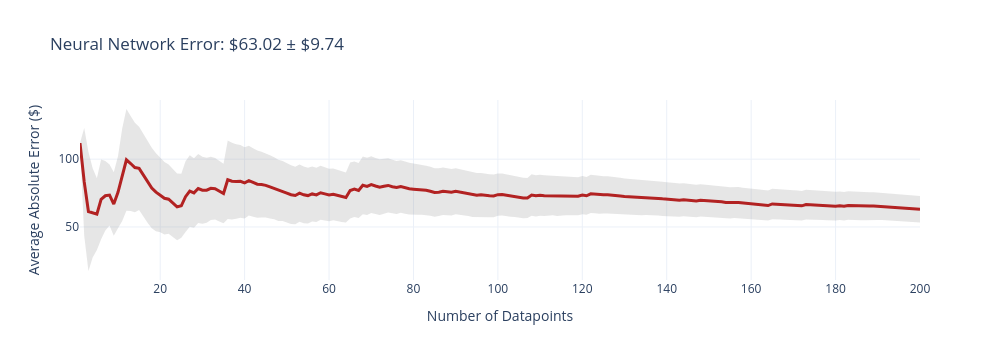
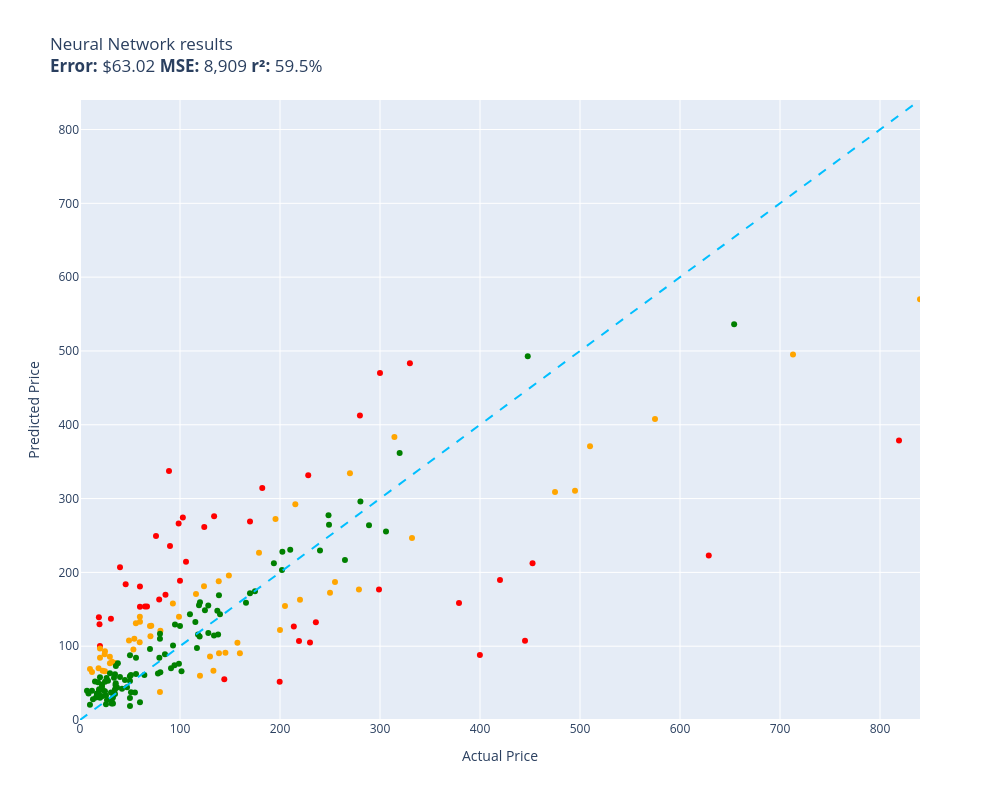

The notebook cell these images were saved under, in order:
### Code cell
evaluate(neural_network, test)

### Figure 1 — Plotly figure (JSON) as saved in the notebook; plotly's stock layout.template omitted (floating-point values rounded to 4 significant figures; data arrays with more than 128 entries replaced by an {"elided": "..."} marker saying what was removed)
{"data": [{"fill": "toself", "fillcolor": "rgba(128,128,128,0.2)", "hoverinfo": "skip", "line": {"color": "rgba(255,255,255,0)"}, "name": "95% CI", "showlegend": false, "type": "scatter", "x": {"elided": "400 int values"}, "y": {"elided": "400 float values"}}, {"customdata": {"elided": "200x1 float values"}, "hovertemplate": "n=%{x}<br>Avg Error=$%{y:,.2f}<br>±95% CI=$%{customdata[0]:,.2f}<extra></extra>", "line": {"color": "firebrick", "width": 3}, "mode": "lines", "name": "Cumulative Avg Error", "type": "scatter", "x": {"elided": "200 int values"}, "y": {"elided": "200 float values"}}], "layout": {"height": 360, "showlegend": false, "title": {"text": "Neural Network Error: $63.02 ± $9.74"}, "width": 1000, "xaxis": {"title": {"text": "Number of Datapoints"}}, "yaxis": {"title": {"text": "Average Absolute Error ($)"}}}}

### Figure 2 — Plotly figure (JSON) as saved in the notebook; plotly's stock layout.template omitted (floating-point values rounded to 4 significant figures)
{"data": [{"customdata": [["Old Blood Noise Excess V2 Distortion Cho...\nGuess=$107.16 Actual=$219.00"], ["RBC12-UPC Replacement Battery Cartridge ...\nGuess=$105.15 Actual=$229.99"], ["SuppliesOutlet Compatible Toner Cartridg...\nGuess=$55.27 Actual=$144.29"], ["Pump Head TBVECHI 175PSI 4KW 5.5HP 21CFM...\nGuess=$483.37 Actual=$329.90"], ["Metabo HPT 36V MultiVolt™ Cordless Rotar...\nGuess=$158.57 Actual=$379.00"], ["Panasonic KX-TG6511B DECT 6.0 PLUS Expan...\nGuess=$163.29 Actual=$79.20"], ["DEWALT 20V MAX* XR Impact Driver with Bl...\nGuess=$212.31 Actual=$452.53"], ["Aolemi Oil Rubbed Bronze Single Function...\nGuess=$266.38 Actual=$98.65"], ["Deco Mount Pro Tripod Microphone Stand w...\nGuess=$180.99 Actual=$59.95"], ["Canon EOS Rebel T7 Digital SLR Camera wi...\nGuess=$378.58 Actual=$819.00"], ["Travelpro Platinum Elite Slim Business L...\nGuess=$126.72 Actual=$213.83"], ["JRready ST6313 DT Deutsch Connector Kit,...\nGuess=$51.78 Actual=$199.68"], ["Diversitech WG840585 Motor, (Ddb) 1/3Hp,...\nGuess=$276.19 Actual=$134.12"], ["MC: Pindicator (Dual Intensity Amber)\nGuess=$206.84 Actual=$40.00"], ["Sumerain S1339CM Double Handle Widesprea...\nGuess=$132.46 Actual=$235.86"], ["Poison Spyder 10-08-020 Rocker Knocker\nGuess=$222.97 Actual=$628.76"], ["DIMARZIO 204284 DP 163FBK Blues Bucker G...\nGuess=$235.72 Actual=$89.99"], ["Lighted Triangle Mirror Cabinet Bathroom...\nGuess=$107.37 Actual=$445.00"], ["BESTILL Wall Mounted Shower Faucet Set, ...\nGuess=$249.23 Actual=$76.00"], ["Trail Gear Twin Stick Kit for Top Shift ...\nGuess=$412.52 Actual=$279.92"], ["Engine Thermostat, Replace 19301-PAA-306...\nGuess=$139.32 Actual=$18.89"], ["Dell Optiplex 390 Desktop Computer i3 3....\nGuess=$261.36 Actual=$124.27"], ["LEGO Marvel Avengers War Machine Buster ...\nGuess=$153.51 Actual=$59.95"], ["ANZO USA 111207 GMC SIERRA 99-06 / YUKON...\nGuess=$314.30 Actual=$182.28"], ["KOHLER K-1185540-CP Assembly-Slider\nGuess=$184.08 Actual=$45.67"], ["Pioneer 2AM401-BN Two Handle Kitchen Fau...\nGuess=$331.43 Actual=$228.22"], ["4LT LUMINETTE Vanity Opal GLS BSN\nGuess=$188.80 Actual=$99.99"], ["Canon Sure Shot 90u 35mm Date Camera\nGuess=$87.95 Actual=$399.89"], ["Mikrotik RB3011UIAS-RM RouterBOARD 10xGi...\nGuess=$176.74 Actual=$299.00"], ["Wilkinson LOW GAUSS Vintage Tone Strat S...\nGuess=$137.29 Actual=$30.93"], ["Ibanez M510OVS Acoustic Mandolin in Vint...\nGuess=$269.04 Actual=$169.99"], ["Chalkboard Name Badges with Magnetic Bac...\nGuess=$100.24 Actual=$19.95"], ["GENUINE VOLVO THERMOSTAT (3.0, 3.2) S60 ...\nGuess=$274.35 Actual=$102.85"], ["CradlePoint Compact Broadband Router (CB...\nGuess=$337.32 Actual=$89.00"], ["ECCPP Power Steering Pump for 2009-2010 ...\nGuess=$169.63 Actual=$85.48"], ["UPR Mach 1 Chin Spoiler Fits 94-98 Musta...\nGuess=$153.72 Actual=$64.99"], ["Lorell Bell Chair Glide, 2.5\", Black\nGuess=$129.88 Actual=$19.50"], ["KUNFINE Android Radio CarPlay & Android ...\nGuess=$214.49 Actual=$106.00"], ["Pacific Drums PDCM1618TTRB 16 x 18 Inche...\nGuess=$189.67 Actual=$419.99"], ["HP Laserjet 2100 Laser Printer W/Test Pr...\nGuess=$470.21 Actual=$299.98"], ["KZ ZS10 Pro in Ear Monitor Headphone KZ ...\nGuess=$153.74 Actual=$66.99"]], "hovertemplate": "%{customdata[0]}<extra></extra>", "legendgroup": "red", "marker": {"color": "red", "size": 6, "symbol": "circle"}, "mode": "markers", "name": "red", "orientation": "v", "showlegend": true, "type": "scatter", "x": [219.0, 230.0, 144.3, 329.9, 379.0, 79.2, 452.5, 98.65, 59.95, 819.0, 213.8, 199.7, 134.1, 40.0, 235.9, 628.8, 89.99, 445.0, 76.0, 279.9, 18.89, 124.3, 59.95, 182.3, 45.67, 228.2, 99.99, 399.9, 299.0, 30.93, 170.0, 19.95, 102.8, 89.0, 85.48, 64.99, 19.5, 106.0, 420.0, 300.0, 66.99], "xaxis": "x", "y": [107.2, 105.1, 55.27, 483.4, 158.6, 163.3, 212.3, 266.4, 181.0, 378.6, 126.7, 51.78, 276.2, 206.8, 132.5, 223.0, 235.7, 107.4, 249.2, 412.5, 139.3, 261.4, 153.5, 314.3, 184.1, 331.4, 188.8, 87.95, 176.7, 137.3, 269.0, 100.2, 274.3, 337.3, 169.6, 153.7, 129.9, 214.5, 189.7, 470.2, 153.7], "yaxis": "y"}, {"customdata": [["telpo Headlight Assembly Fit For 15 Camr...\nGuess=$170.61 Actual=$115.99"], ["EXMAX NG-10X Fresnel Lens Focusing Adapt...\nGuess=$127.31 Actual=$69.98"], ["Stand for Raven Pro Document Scanner - P...\nGuess=$85.55 Actual=$29.85"], ["ACDelco GM Original Equipment FW339 Fron...\nGuess=$292.33 Actual=$215.33"], ["Bam France 2002XL Contoured Hightech Bla...\nGuess=$495.13 Actual=$713.00"], ["46mm Digital Pro High-Resolution Close-U...\nGuess=$84.23 Actual=$19.99"], ["Innovative Percussion CB-6 Chamois Bass ...\nGuess=$109.93 Actual=$54.32"], ["CORSAIR Dominator Platinum RGB 32GB (2x1...\nGuess=$181.16 Actual=$124.00"], ["Bam Trekking 3027SB Single Black Clarine...\nGuess=$246.56 Actual=$332.00"], ["Mini PC, Kinupute Desktop Computer E3-12...\nGuess=$310.56 Actual=$495.00"], ["Clementoni 39132.5 Jigsaw Puzzle 1,000 P...\nGuess=$37.80 Actual=$79.95"], ["10GBase-LR SFP+ Transceiver, Handar 10GB...\nGuess=$96.99 Actual=$19.99"], ["GanFindX Portable Car Hand Controls for ...\nGuess=$90.28 Actual=$159.90"], ["Evergreen HSHB2005 Cylinder Head Gasket ...\nGuess=$105.27 Actual=$59.69"], ["Task T24287 Roman Ogee Router Bit with 1...\nGuess=$131.03 Actual=$55.88"], ["Tidal Front + Rear Fender Flares 4PC Poc...\nGuess=$186.98 Actual=$254.99"], ["Dakota Alert MURS Alert Probe Sensor - M...\nGuess=$162.87 Actual=$219.99"], ["Wenger City Upgrade Laptop Backpack with...\nGuess=$91.23 Actual=$145.42"], ["3D Tree Hole Branches 075 Stair Risers D...\nGuess=$86.04 Actual=$129.99"], ["KOHLER 18865-CP Filtered Water Faucet, P...\nGuess=$309.02 Actual=$475.00"], ["Projector, CRAZVIEW Projector with WiFi ...\nGuess=$95.68 Actual=$53.40"], ["Neporal Full Spectrum Light Bulb, 6000K ...\nGuess=$69.98 Actual=$18.59"], ["Pidoko Kids Train Table, Grey with 90 Pc...\nGuess=$59.92 Actual=$119.97"], ["Satco S9596, 4 Count (Pack of 1), 4.18\nGuess=$64.94 Actual=$12.00"], ["Ceramic Talavera Mexican Tile 4x4\", 9 Pi...\nGuess=$76.98 Actual=$29.95"], ["Grey Pneumatic 1311SD Impact Socket Set\nGuess=$104.75 Actual=$157.43"], ["Aeromotive 13304 Regulator, X1 Adjustabl...\nGuess=$334.40 Actual=$269.95"], ["Walker Exhaust Ultra EPA 16478 Direct Fi...\nGuess=$407.83 Actual=$574.99"], ["Urth 62mm UV, Circular Polarizing (CPL),...\nGuess=$90.32 Actual=$139.00"], ["Royal Designs, Inc. Decorative Abundant ...\nGuess=$93.18 Actual=$24.95"], ["AC Compressor & A/C Kit For BMW 335i 335...\nGuess=$383.56 Actual=$314.41"], ["MXR Carbon Copy Deluxe Analog Delay Guit...\nGuess=$272.18 Actual=$195.50"], ["Berta (6 Pieces) 1-1/4 inch Overlay, 90 ...\nGuess=$88.98 Actual=$24.66"], ["Pyle Wireless Rear View Backup Camera - ...\nGuess=$113.38 Actual=$70.45"], ["Universal Power Group 12V 100Ah Sealed L...\nGuess=$122.02 Actual=$199.99"], ["Hp Pavilion P7-1257c Motherboard Aahd3-h...\nGuess=$139.80 Actual=$59.86"], ["Auertech Portable Washing Machine, 14lbs...\nGuess=$139.99 Actual=$98.99"], ["18 Inch White Undermount Kitchen Sink - ...\nGuess=$226.59 Actual=$179.00"], ["Amana Tool - SC587 Carbide Tipped 3-Wing...\nGuess=$127.85 Actual=$71.23"], ["SP Air Corporation SP-8102BU 1/4-Inch He...\nGuess=$154.38 Actual=$204.99"], ["Music Hall pa15.3 MM/MC Phono Preamplifi...\nGuess=$172.38 Actual=$250.00"], ["Diversitech UC2436-3 Ultralite Condenser...\nGuess=$120.83 Actual=$80.39"], ["CTLAMP XL-2100 Professional Quality XL-2...\nGuess=$79.01 Actual=$32.00"], ["Competition Clutch Disc and Pressure Pla...\nGuess=$370.78 Actual=$510.00"], ["VIPMOTOZ Sequential Turn Signal Premium ...\nGuess=$176.91 Actual=$278.94"], ["A-Premium Front Suspension Steering Knuc...\nGuess=$107.75 Actual=$48.99"], ["Dell XPS 13 9343-2727SLV 13.3\" Full HD S...\nGuess=$570.06 Actual=$839.99"], ["Replacement Remote Control fit for Sony ...\nGuess=$69.02 Actual=$9.99"], ["Disney Princess Sparkling Princess Sleep...\nGuess=$65.97 Actual=$24.95"], ["Star Wars Die-Cast Metal TITANIUM Series...\nGuess=$66.65 Actual=$22.70"], ["Vinyl Soft Top Roll-up Adjustable Truck ...\nGuess=$195.88 Actual=$148.88"], ["Blanco 230966 Valea Stainless Steel Sink...\nGuess=$157.79 Actual=$92.88"], ["Targus CityGear Durable Backpack, Black,...\nGuess=$66.64 Actual=$133.43"], ["Fender Hendrix Voodoo Child Coiled Instr...\nGuess=$133.01 Actual=$59.99"], ["Jada Toys Ryan's World Combo Panda Airli...\nGuess=$77.29 Actual=$34.94"], ["Garmin 010-12402-10 GT15M-TM Transom-Mou...\nGuess=$187.83 Actual=$138.74"]], "hovertemplate": "%{customdata[0]}<extra></extra>", "legendgroup": "orange", "marker": {"color": "orange", "size": 6, "symbol": "circle"}, "mode": "markers", "name": "orange", "orientation": "v", "showlegend": true, "type": "scatter", "x": [116.0, 69.98, 29.85, 215.3, 713.0, 19.99, 54.32, 124.0, 332.0, 495.0, 79.95, 19.99, 159.9, 59.69, 55.88, 255.0, 220.0, 145.4, 130.0, 475.0, 53.4, 18.59, 120.0, 12.0, 29.95, 157.4, 269.9, 575.0, 139.0, 24.95, 314.4, 195.5, 24.66, 70.45, 200.0, 59.86, 98.99, 179.0, 71.23, 205.0, 250.0, 80.39, 32.0, 510.0, 278.9, 48.99, 840.0, 9.99, 24.95, 22.7, 148.9, 92.88, 133.4, 59.99, 34.94, 138.7], "xaxis": "x", "y": [170.6, 127.3, 85.55, 292.3, 495.1, 84.23, 109.9, 181.2, 246.6, 310.6, 37.8, 96.99, 90.28, 105.3, 131.0, 187.0, 162.9, 91.23, 86.04, 309.0, 95.68, 69.98, 59.92, 64.94, 76.98, 104.8, 334.4, 407.8, 90.32, 93.18, 383.6, 272.2, 88.98, 113.4, 122.0, 139.8, 140.0, 226.6, 127.8, 154.4, 172.4, 120.8, 79.01, 370.8, 176.9, 107.7, 570.1, 69.02, 65.97, 66.65, 195.9, 157.8, 66.64, 133.0, 77.29, 187.8], "yaxis": "y"}, {"customdata": [["NewPower99 Battery Kit for Samsung Galax...\nGuess=$37.32 Actual=$54.95"], ["8544771 Dryer Heating Element, 279816 Th...\nGuess=$49.81 Actual=$35.74"], ["LOVE MEI Galaxy S10 Lite Case, Military ...\nGuess=$22.37 Actual=$32.98"], ["GJY Portable TV,10.6 inch Mini TV for AT...\nGuess=$84.50 Actual=$79.36"], ["LD Products Compatible Toner Cartridge R...\nGuess=$53.00 Actual=$49.98"], ["APS iBoard 6-inch Aluminum (Black Powder...\nGuess=$230.73 Actual=$210.23"], ["PEMP E65 E66 CDC Simulate Optical Fiber ...\nGuess=$155.57 Actual=$119.00"], ["Intermatic PX300 12V 300W Transformer wi...\nGuess=$114.49 Actual=$134.00"], ["HK SYSTEMS 13\" Heavy Duty Black \"Push\" O...\nGuess=$89.07 Actual=$84.95"], ["SKB iSeries 3i-13096-6KP Case for BlackM...\nGuess=$174.44 Actual=$174.99"], ["June Garden 12\" Sweet Dolly Charlotte - ...\nGuess=$57.82 Actual=$19.99"], ["KOMPUTERBAY 4GB 2X 2GB DDR2 1066MHz PC2-...\nGuess=$64.76 Actual=$80.34"], ["Scranton & Co 3 Drawer Mobile File Cabin...\nGuess=$132.62 Actual=$115.35"], ["Southwire 120V/15A Right Angle User Atta...\nGuess=$76.72 Actual=$37.87"], ["15\" Locking Shower Head Extension Arm in...\nGuess=$110.02 Actual=$79.95"], ["Mylites+ Standard Comic Book Mylar Sleev...\nGuess=$62.01 Actual=$34.99"], ["DALDED LED Light Kit for Lego Sonic Gree...\nGuess=$51.76 Actual=$24.99"], ["152MM Hole Saws M42 Bi-Metal High Speed ...\nGuess=$50.99 Actual=$17.99"], ["Baseball Backpacks Large 18 Inch Bookbag...\nGuess=$27.12 Actual=$31.77"], ["AUTOFREE LED Tail Lights Assembly Compat...\nGuess=$203.25 Actual=$201.99"], ["Adams Check Payment and Deposit Register...\nGuess=$47.53 Actual=$35.49"], ["Fjallraven, Kanken Laptop 15\" Backpack f...\nGuess=$113.17 Actual=$119.65"], ["Retevis RT68 Soft Earhook Walkie Talkie ...\nGuess=$39.58 Actual=$6.99"], ["Evan-Fischer Front Bumper Cover Compatib...\nGuess=$228.08 Actual=$202.38"], ["Laisomeke Waterproof Junction Box, Unive...\nGuess=$39.78 Actual=$11.99"], ["Webcem Solar Shed Light Outdoor Indoor, ...\nGuess=$62.87 Actual=$77.96"], ["Festool 492370 Platin 2 S1000 Grit 6-Inc...\nGuess=$70.22 Actual=$91.00"], ["Western Digital Enterprise RE4-GP 2TB SA...\nGuess=$143.20 Actual=$109.95"], ["VLAND LED Smoked Taillights Compatible F...\nGuess=$229.59 Actual=$239.99"], ["PM Auto Front Right Quick Complete Strut...\nGuess=$148.78 Actual=$124.94"], ["Tablet PC Cover Compatible with Lenovo T...\nGuess=$22.37 Actual=$31.61"], ["Miyaya@ Funny Animal Masks Collection fo...\nGuess=$34.58 Actual=$16.99"], ["Ultra Duster Canned Air Net 10 Oz 6-Pack\nGuess=$59.21 Actual=$49.90"], ["Beck/Arnley 0421945 Air Filter\nGuess=$73.15 Actual=$35.87"], ["IQShield Screen Protector Compatible wit...\nGuess=$20.59 Actual=$9.95"], ["Liberty Imports 12 Pack: US Military Toy...\nGuess=$36.01 Actual=$16.98"], ["Marvel Legends Series X-Men 6-Inch Archa...\nGuess=$76.24 Actual=$98.95"], ["Intrepid International Dressage Letters-...\nGuess=$27.11 Actual=$26.99"], ["Kingston Brass KS269SN Kingston Clawfoot...\nGuess=$255.47 Actual=$305.99"], ["EMART Photography C Stand with Boom Arm,...\nGuess=$159.68 Actual=$119.99"], ["KUNN Small Electrician Tool Pouch Utilit...\nGuess=$48.09 Actual=$21.99"], ["Trim Kit for 2-handle Shower & Tub Valve...\nGuess=$129.30 Actual=$94.99"], ["iPhone 12/12 Pro Nicaragua Guardabarranc...\nGuess=$30.16 Actual=$19.97"], ["Replacement Remote Control for PANASONIC...\nGuess=$41.35 Actual=$34.95"], ["KS K-STORM Replacement Silicone Mushroom...\nGuess=$36.04 Actual=$8.50"], ["LSSAGOON Backpack for Women Teen Kids Gi...\nGuess=$57.26 Actual=$33.99"], ["4pc Wheel Spacers Adapters 4\" (2inch Per...\nGuess=$97.52 Actual=$116.95"], ["GE RPWF SmartWater Comparable Refrigerat...\nGuess=$44.06 Actual=$36.99"], ["MGP Caliper Covers 39011SACURD Red Powde...\nGuess=$264.46 Actual=$249.00"], ["LSI Broadcom SAS 9300-8i 8-port 12Gb/s S...\nGuess=$115.77 Actual=$118.00"], ["NewFantasia Replacement Audio Cable with...\nGuess=$37.40 Actual=$31.00"], ["MONOCARBON Forged Carbon Fiber Case for ...\nGuess=$23.92 Actual=$59.99"], ["DuraGo 29515020 Front Hub Assembly\nGuess=$117.74 Actual=$128.34"], ["Linkloos Solar Street Lights Outdoor Wat...\nGuess=$84.39 Actual=$55.99"], ["USB Charger, CIVIE High Speed 60W Multip...\nGuess=$30.47 Actual=$15.99"], ["Cardone 84-58642 New HEI Electronic Dist...\nGuess=$158.84 Actual=$165.99"], ["Kastar Battery Pack Replacement for Sony...\nGuess=$32.86 Actual=$19.99"], ["New Replacement seat cover fits Yamaha M...\nGuess=$169.14 Actual=$138.95"], ["Evan Fischer Radiator Cooling Fan Assemb...\nGuess=$148.15 Actual=$137.34"], ["AZX Stylus Pencil for Apple iPad Pro 202...\nGuess=$63.20 Actual=$29.99"], ["Raspberry Pi 3 Model B+ Aluminum Case Me...\nGuess=$52.26 Actual=$14.99"], ["Skullcandy Hesh Evo Bluetooth Headphones...\nGuess=$96.20 Actual=$69.99"], ["ROHL WSGUM3018WH Wire Sink Grids, White\nGuess=$154.99 Actual=$128.28"], ["ASUS VY279HE-W 27” 1080P Monitor - White...\nGuess=$115.67 Actual=$138.10"], ["LCD Screen for Dell Inspiron 17R 17.3\" H...\nGuess=$60.94 Actual=$64.37"], ["4 Inches Rolled Muffler Tip Catback Exha...\nGuess=$212.46 Actual=$193.88"], ["200 ' feet True 14 Gauge AWG CCA Speaker...\nGuess=$54.28 Actual=$44.95"], ["APS iBoard (304 Stainless Steel Polished...\nGuess=$216.93 Actual=$264.95"], ["200 Couples Conversation Cards - Enjoy B...\nGuess=$30.61 Actual=$32.97"], ["The Puppet Company - Carpet-Unicorn, Whi...\nGuess=$40.10 Actual=$19.00"], ["KYX Racing Hardened Steel Center Drive S...\nGuess=$44.53 Actual=$46.99"], ["StonKraft Brass Chess Board Game Set wit...\nGuess=$143.25 Actual=$140.00"], ["Baumgartens Sicurix Blank PVC ID Cards (...\nGuess=$41.83 Actual=$19.11"], ["OEM Samsung Remote Control Shipped with ...\nGuess=$62.41 Actual=$56.00"], ["Venom Power Terra Hunter R/T+ R/T All-Te...\nGuess=$361.71 Actual=$319.65"], ["Custom Engagement Logo Desk Embosser Sea...\nGuess=$29.95 Actual=$49.95"], ["Audio Techinca ATW-T1002 System 10 Handh...\nGuess=$263.81 Actual=$289.00"], ["520 Pieces Christmas Envelope Seal Stick...\nGuess=$21.18 Actual=$25.99"], ["LD Compatible Ink Cartridge Replacement ...\nGuess=$42.28 Actual=$41.99"], ["BestPricedDecals Wine A BIT, You'll Feel...\nGuess=$28.18 Actual=$12.98"], ["VATOS 4 Packs Bubble Machine Gun for Kid...\nGuess=$40.65 Actual=$22.88"], ["Steering Wheel, Carbon Fiber Automotive ...\nGuess=$492.83 Actual=$447.74"], ["BXYJY for Samsung Galaxy Z Fold 3 Case w...\nGuess=$18.87 Actual=$49.99"], ["VONADO Space Wars Colonial Viper MK1 Bui...\nGuess=$58.17 Actual=$39.99"], ["sabermaster TCG Playmat yugioh playmat T...\nGuess=$32.10 Actual=$21.99"], ["DuraGo BR5330 Front Vented Disc Brake Ro...\nGuess=$66.04 Actual=$101.51"], ["Glovion Music Stand Light, Clip On Piano...\nGuess=$53.29 Actual=$27.99"], ["Samsung DA97-07603B Freezer Ice Maker As...\nGuess=$100.85 Actual=$93.02"], ["Intex River Run Connect Lounge (Four)\nGuess=$74.33 Actual=$94.49"], ["Empava 24\" Single Wall Ovens 10 Cooking ...\nGuess=$536.08 Actual=$654.14"], ["Think Gizmos Build Your Own Robot Toys f...\nGuess=$38.78 Actual=$24.95"], ["PowerSport Front Rear Brakes and Rotors ...\nGuess=$277.44 Actual=$248.51"], ["Viola Bow 4/4 Full Size Carbon Fiber (Bl...\nGuess=$87.57 Actual=$49.99"], ["VTech Strum and Jam Kidi Musical Guitar ...\nGuess=$45.27 Actual=$21.99"], ["W11130208 W10695459 Refrigerator LED Mod...\nGuess=$56.79 Actual=$26.59"], ["Pyle 2x120 Watt Home Audio Speaker Power...\nGuess=$61.10 Actual=$50.92"], ["STICKGOO Peel and Stick Backsplash for K...\nGuess=$35.18 Actual=$34.99"], ["Fitness Center Gym Room Weight Train Dua...\nGuess=$127.25 Actual=$99.99"], ["MonMount Triple Monitor Stand Freestandi...\nGuess=$116.99 Actual=$79.99"], ["Xiaomi Redmi 10 2022 NFC 4G LTE (128GB +...\nGuess=$171.67 Actual=$169.99"], ["For Volvo C70 S70 V70 V40 S40 AC Compres...\nGuess=$296.19 Actual=$280.41"], ["Refresh NSF-53 Premium Replacement Refri...\nGuess=$37.61 Actual=$50.99"], ["NICKSTON Red Sparkling Glitter Slim Band...\nGuess=$33.34 Actual=$25.99"]], "hovertemplate": "%{customdata[0]}<extra></extra>", "legendgroup": "green", "marker": {"color": "green", "size": 6, "symbol": "circle"}, "mode": "markers", "name": "green", "orientation": "v", "showlegend": true, "type": "scatter", "x": [54.95, 35.74, 32.98, 79.36, 49.98, 210.2, 119.0, 134.0, 84.95, 175.0, 19.99, 80.34, 115.3, 37.87, 79.95, 34.99, 24.99, 17.99, 31.77, 202.0, 35.49, 119.7, 6.99, 202.4, 11.99, 77.96, 91.0, 110.0, 240.0, 124.9, 31.61, 16.99, 49.9, 35.87, 9.95, 16.98, 98.95, 26.99, 306.0, 120.0, 21.99, 94.99, 19.97, 34.95, 8.5, 33.99, 117.0, 36.99, 249.0, 118.0, 31.0, 59.99, 128.3, 55.99, 15.99, 166.0, 19.99, 138.9, 137.3, 29.99, 14.99, 69.99, 128.3, 138.1, 64.37, 193.9, 44.95, 264.9, 32.97, 19.0, 46.99, 140.0, 19.11, 56.0, 319.6, 49.95, 289.0, 25.99, 41.99, 12.98, 22.88, 447.7, 49.99, 39.99, 21.99, 101.5, 27.99, 93.02, 94.49, 654.1, 24.95, 248.5, 49.99, 21.99, 26.59, 50.92, 34.99, 99.99, 79.99, 170.0, 280.4, 50.99, 25.99], "xaxis": "x", "y": [37.32, 49.81, 22.37, 84.5, 53.0, 230.7, 155.6, 114.5, 89.07, 174.4, 57.82, 64.76, 132.6, 76.72, 110.0, 62.01, 51.76, 50.99, 27.12, 203.3, 47.53, 113.2, 39.58, 228.1, 39.78, 62.87, 70.22, 143.2, 229.6, 148.8, 22.37, 34.58, 59.21, 73.15, 20.59, 36.01, 76.24, 27.11, 255.5, 159.7, 48.09, 129.3, 30.16, 41.35, 36.04, 57.26, 97.52, 44.06, 264.5, 115.8, 37.4, 23.92, 117.7, 84.39, 30.47, 158.8, 32.86, 169.1, 148.2, 63.2, 52.26, 96.2, 155.0, 115.7, 60.94, 212.5, 54.28, 216.9, 30.61, 40.1, 44.53, 143.2, 41.83, 62.41, 361.7, 29.95, 263.8, 21.18, 42.28, 28.18, 40.65, 492.8, 18.87, 58.17, 32.1, 66.04, 53.29, 100.9, 74.33, 536.1, 38.78, 277.4, 87.57, 45.27, 56.79, 61.1, 35.18, 127.2, 117.0, 171.7, 296.2, 37.61, 33.34], "yaxis": "y"}, {"hoverinfo": "skip", "line": {"color": "deepskyblue", "dash": "dash", "width": 2}, "mode": "lines", "name": "y = x", "showlegend": false, "type": "scatter", "x": [0, 840.0], "y": [0, 840.0]}], "layout": {"height": 800, "legend": {"title": {"text": "color"}, "tracegroupgap": 0}, "showlegend": false, "title": {"text": "Neural Network results<br><b>Error:</b> $63.02 <b>MSE:</b> 8,909 <b>r²:</b> 59.5%"}, "width": 1000, "xaxis": {"anchor": "y", "domain": [0, 1], "range": [0, 840.0], "title": {"text": "Actual Price"}}, "yaxis": {"anchor": "x", "domain": [0, 1], "range": [0, 840.0], "title": {"text": "Predicted Price"}}}}
